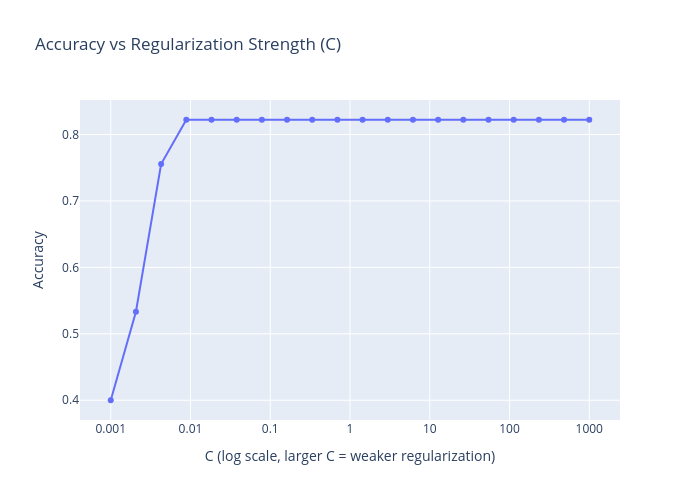

Here is the notebook cell this chart was saved with:
### Code cell
import plotly.express as px
import plotly.graph_objects as go
from plotly.subplots import make_subplots
import numpy as np
import pandas as pd
from sklearn.datasets import load_iris
from sklearn.linear_model import LogisticRegression
from sklearn.preprocessing import StandardScaler
from sklearn.model_selection import train_test_split
from sklearn.metrics import accuracy_score

# Load dataset
iris = load_iris()
X = iris.data[:, :2]  # Take only sepal length & width (2D for easy plotting)
y = iris.target

# Train-test split
X_train, X_test, y_train, y_test = train_test_split(X, y, test_size=0.3, random_state=42)

# Standardize features
scaler = StandardScaler()
X_train = scaler.fit_transform(X_train)
X_test = scaler.transform(X_test)

# Different regularization strengths (C is inverse of λ)
C_values = np.logspace(-3, 3, 20)  # from 0.001 to 1000

results = []
xx, yy = np.meshgrid(np.linspace(X_train[:,0].min()-1, X_train[:,0].max()+1, 200),
                     np.linspace(X_train[:,1].min()-1, X_train[:,1].max()+1, 200))

accuracies = []

# Train models with different C values
for C in C_values:
    clf = LogisticRegression(C=C, solver="lbfgs", multi_class="multinomial", max_iter=200)
    clf.fit(X_train, y_train)
    y_pred = clf.predict(X_test)
    acc = accuracy_score(y_test, y_pred)
    accuracies.append(acc)

# Plot Accuracy vs C
fig_acc = go.Figure()
fig_acc.add_trace(go.Scatter(
    x=C_values, y=accuracies, mode="lines+markers",
    name="Test Accuracy"
))
fig_acc.update_xaxes(type="log")  # log scale for C
fig_acc.update_layout(
    title="Accuracy vs Regularization Strength (C)",
    xaxis_title="C (log scale, larger C = weaker regularization)",
    yaxis_title="Accuracy",
    height=500, width=700
)
fig_acc.show()

### Figure 1 — Plotly figure (JSON) as saved in the notebook; plotly's stock layout.template omitted (floating-point values rounded to 4 significant figures)
{"data": [{"mode": "lines+markers", "name": "Test Accuracy", "type": "scatter", "x": [0.001, 0.002069, 0.004281, 0.008859, 0.01833, 0.03793, 0.07848, 0.1624, 0.336, 0.6952, 1.438, 2.976, 6.158, 12.74, 26.37, 54.56, 112.9, 233.6, 483.3, 1000.0], "y": [0.4, 0.5333, 0.7556, 0.8222, 0.8222, 0.8222, 0.8222, 0.8222, 0.8222, 0.8222, 0.8222, 0.8222, 0.8222, 0.8222, 0.8222, 0.8222, 0.8222, 0.8222, 0.8222, 0.8222]}], "layout": {"height": 500, "title": {"text": "Accuracy vs Regularization Strength (C)"}, "width": 700, "xaxis": {"title": {"text": "C (log scale, larger C = weaker regularization)"}, "type": "log"}, "yaxis": {"title": {"text": "Accuracy"}}}}
